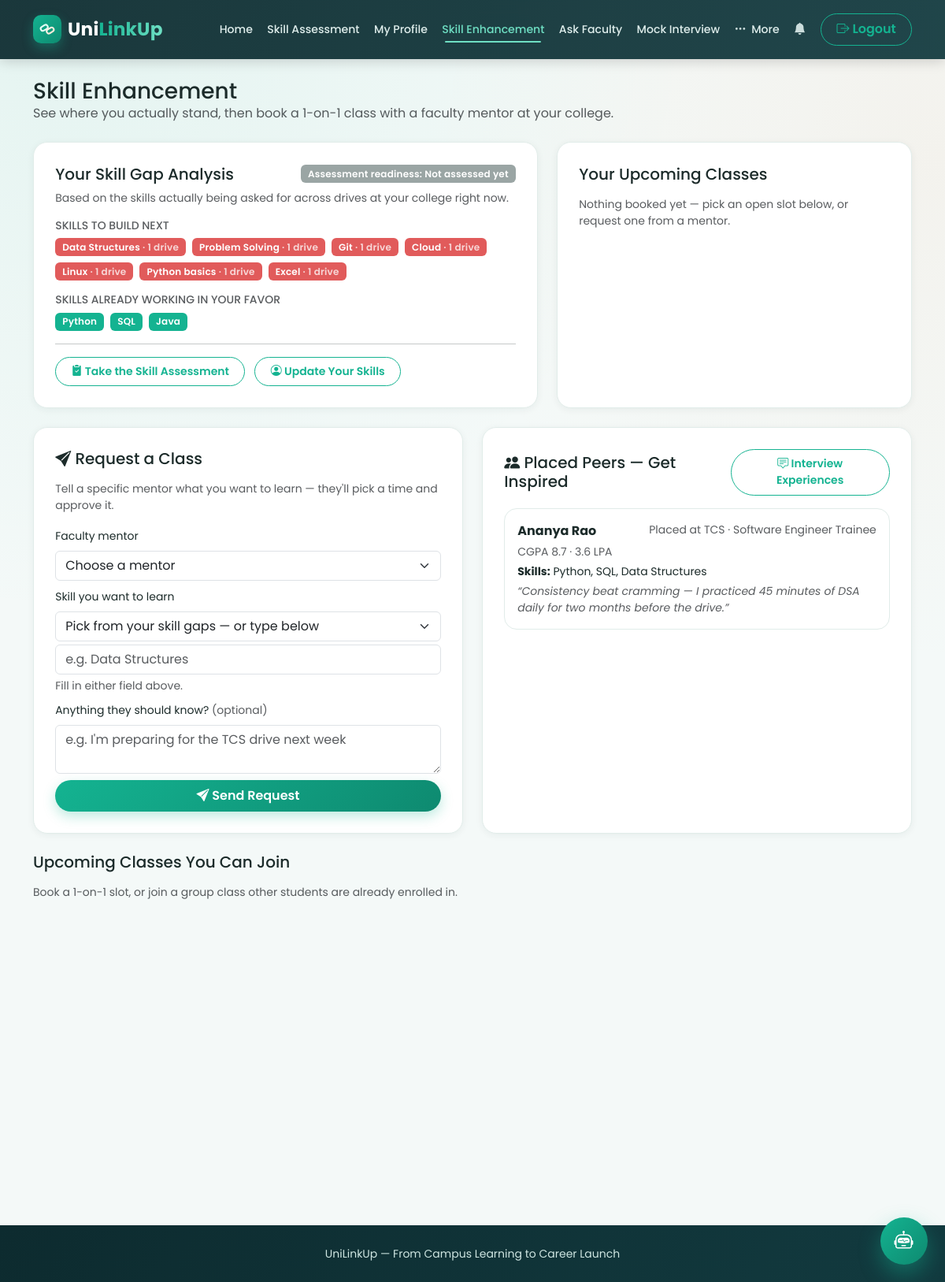
Page /skill-enhancement (signed in) on the committed database.
### tables this page shows
CREATE TABLE company_visits (
    id INTEGER PRIMARY KEY AUTOINCREMENT,
    company_name TEXT NOT NULL,
    role TEXT,
    description TEXT,
    reg_start TEXT NOT NULL,
    reg_end TEXT NOT NULL,
    college_id INTEGER NOT NULL REFERENCES colleges(id),
    min_cgpa REAL DEFAULT 0,
    eligible_courses TEXT,
    eligible_years TEXT,
    required_skills TEXT,
    package_lpa TEXT
, company_account_id INTEGER REFERENCES companies(id), job_post_id INTEGER REFERENCES job_posts(id), min_assessment_pct INTEGER DEFAULT 0);

CREATE TABLE peer_references (
    id INTEGER PRIMARY KEY AUTOINCREMENT,
    college_id INTEGER NOT NULL REFERENCES colleges(id),
    added_by INTEGER REFERENCES employees(id),
    student_name TEXT NOT NULL,
    company_name TEXT NOT NULL,
    role TEXT,
    package_lpa TEXT,
    cgpa REAL,
    skills TEXT,
    projects TEXT,
    testimonial TEXT,
    created_at TEXT DEFAULT CURRENT_TIMESTAMP
);

### app.py (the view)
@app.route('/skill-enhancement')
@student_login_required
def skill_enhancement():
    student = current_student()
    analysis = skill_gap_analysis(student)
    open_slots = []
    faculty_list = []
    my_requests = []
    peer_refs = []
    if student['college_id']:
        raw_slots = dbm.query_db("""
            SELECT faculty_slots.*, faculty.name AS faculty_name, faculty.department AS faculty_department,
                   faculty.expertise AS faculty_expertise,
                   (SELECT COUNT(*) FROM appointments
                    WHERE appointments.slot_id = faculty_slots.id AND appointments.status = 'upcoming') AS seats_taken
            FROM faculty_slots
            JOIN faculty ON faculty.id = faculty_slots.faculty_id
            WHERE faculty.college_id = ? AND faculty_slots.status != 'cancelled'
            ORDER BY faculty_slots.slot_date ASC, faculty_slots.start_time ASC
        """, (student['college_id'],))
        my_slot_ids = {a['slot_id'] for a in dbm.query_db(
            "SELECT slot_id FROM appointments WHERE student_id = ? AND status = 'upcoming'", (student['id'],))}
        for s in raw_slots:
            capacity = s['capacity'] or 1
            already_joined = s['id'] in my_slot_ids
            if s['seats_taken'] < capacity or already_joined:
                d = dict(s)
                d['capacity'] = capacity
                d['already_joined'] = already_joined
                open_slots.append(d)
        faculty_list = dbm.query_db(
            "SELECT * FROM faculty WHERE college_id = ? ORDER BY name", (student['college_id'],))
        peer_refs = dbm.query_db(
            "SELECT * FROM peer_references WHERE college_id = ? ORDER BY created_at DESC LIMIT 6",
            (student['college_id'],))
    my_appointments = dbm.query_db("""
        SELECT appointments.*, faculty_slots.slot_date, faculty_slots.start_time, faculty_slots.end_time,
               faculty_slots.topic, faculty_slots.meeting_link, faculty.name AS faculty_name
        FROM appointments
        JOIN faculty_slots ON faculty_slots.id = appointments.slot_id
        JOIN faculty ON faculty.id = appointments.faculty_id
        WHERE appointments.student_id = ? AND appointments.status = 'upcoming'
        ORDER BY faculty_slots.slot_date ASC, faculty_slots.start_time ASC
    """, (student['id'],))
    my_requests = dbm.query_db("""
        SELECT slot_requests.*, faculty.name AS faculty_name
        FROM slot_requests JOIN faculty ON faculty.id = slot_requests.faculty_id
        WHERE slot_requests.student_id = ? ORDER BY slot_requests.created_at DESC LIMIT 10
    """, (student['id'],))
    return render_template('skill_enhancement.html', student=student, analysis=analysis,
                            open_slots=open_slots, my_appointments=my_appointments,
                            faculty_list=faculty_list, my_requests=my_requests, peer_refs=peer_refs)

### app.py (called while the page is built)
def parse_date(value):
    return datetime.strptime(value, '%Y-%m-%d').date() if value else None

@app.template_filter('fmt_date')
def fmt_date(value, fmt='%d %b %Y'):
    d = parse_date(value)
    return d.strftime(fmt) if d else ''

def student_login_required(f):
    @wraps(f)
    def wrapper(*args, **kwargs):
        if session.get('role') != 'student':
            flash('Please log in as a student to continue.', 'warning')
            return redirect(url_for('login'))
        return f(*args, **kwargs)
    return wrapper

def current_student():
    if session.get('role') == 'student':
        return dbm.query_db("SELECT * FROM students WHERE id = ?", (session['user_id'],), one=True)
    return None

def best_main_score(student_id):
    rows = dbm.query_db(
        "SELECT * FROM assessment_results WHERE student_id = ? AND mode = 'main' ORDER BY score DESC LIMIT 1",
        (student_id,), one=True)
    return rows

def _split_list(text):
    if not text:
        return []
    return [t.strip() for t in text.split(',') if t.strip()]

@app.context_processor
def inject_globals():
    pending_requests = 0
    if session.get('role') == 'employee' and session.get('college_id'):
        row = dbm.query_db("SELECT COUNT(*) AS c FROM visit_requests WHERE college_id = ? AND status = 'pending'",
                           (session['college_id'],), one=True)
        pending_requests = row['c'] if row else 0
    return dict(current_student=current_student, current_employee=current_employee,
                current_faculty=current_faculty, current_company=current_company,
                current_interviewer=current_interviewer,
                pending_company_requests=pending_requests, ASSET_VERSION=ASSET_VERSION)

### db.py (called while the page is built)
def get_db():
    if 'db' not in g:
        g.db = sqlite3.connect(DATABASE)
        g.db.row_factory = sqlite3.Row      # lets us access columns by name, e.g. row['name']
        g.db.execute("PRAGMA foreign_keys = ON")
    return g.db

def query_db(query, args=(), one=False):
    cur = get_db().execute(query, args)
    rows = cur.fetchall()
    cur.close()
    return (rows[0] if rows else None) if one else rows

### templates/skill_enhancement.html (shortened to what this page needs)
{% extends 'base.html' %}
{% block content %}
<div class="mt-3 mb-4">
  <h3 class="mb-0">Skill Enhancement</h3>
  <p class="text-muted mb-0">See where you actually stand, then book a 1-on-1 class with a faculty mentor at your college.</p>
</div>
<div class="row g-4 mb-4">
  <div class="col-lg-7">
    <div class="sb-card h-100">
      <div class="d-flex justify-content-between align-items-center mb-2">
        <h5 class="mb-0">Your Skill Gap Analysis</h5>
        <span class="badge {{ 'sb-badge-open' if analysis.readiness == 'High' else 'sb-badge-closed' }}">
          Assessment readiness: {{ analysis.readiness }}
        </span>
      </div>
      {% if not analysis.has_demand_data %}
        <p class="text-muted small mb-0">Once your college announces a few company drives with required skills, we'll show exactly which skills to prioritize based on real demand.</p>
      {% else %}
        <p class="text-muted small">Based on the skills actually being asked for across drives at your college right now.</p>
        <h6 class="small text-uppercase text-muted mt-3 mb-2">Skills to build next</h6>
        {% if analysis.gaps %}
          <div class="d-flex flex-wrap gap-2 mb-3">
            {% for g in analysis.gaps %}
              <span class="badge" style="background: var(--sb-red);">{{ g.label }} <span class="opacity-75">&middot; {{ g.count }} drive{{ 's' if g.count != 1 }}</span></span>
            {% endfor %}
          </div>
        {% else %}
          <p class="text-muted small">You already cover every skill currently being asked for — nice work. Keep an eye here as new drives are announced.</p>
        {% endif %}
        {% if analysis.strengths %}
          <h6 class="small text-uppercase text-muted mt-2 mb-2">Skills already working in your favor</h6>
          <div class="d-flex flex-wrap gap-2">
            {% for s in analysis.strengths %}
              <span class="badge sb-badge-open">{{ s.label }}</span>
            {% endfor %}
          </div>
        {% endif %}
      {% endif %}
      <hr class="my-3">
      <a href="{{ url_for('assessment_home') }}" class="btn btn-sm sb-btn-outline"><i class="bi bi-clipboard2-check-fill"></i> Take the Skill Assessment</a>
      <a href="{{ url_for('profile') }}" class="btn btn-sm sb-btn-outline ms-2"><i class="bi bi-person-circle"></i> Update Your Skills</a>
    </div>
  </div>
  <div class="col-lg-5">
    <div class="sb-card h-100">
      <h5 class="mb-3">Your Upcoming Classes</h5>
      {% if my_appointments %}
        <div class="d-flex flex-column gap-2">
          {% for a in my_appointments %}
            <div class="border rounded-4 p-3" style="border-color: var(--sb-border) !important;">
              <div class="d-flex justify-content-between align-items-start gap-2">
                <div>
                  <strong>{{ a.faculty_name }}</strong><br>
                  <small class="text-muted">{{ a.slot_date | fmt_date }} &middot; {{ a.start_time }}&ndash;{{ a.end_time }}</small>
                  {% if a.topic %}<br><small class="text-muted">{{ a.topic }}</small>{% endif %}
                  {% if a.meeting_link %}<br><a href="{{ a.meeting_link }}" target="_blank" class="small"><i class="bi bi-camera-video-fill"></i> Join link</a>{% endif %}
                </div>
                <form method="POST" action="{{ url_for('cancel_appointment', appointment_id=a.id) }}" onsubmit="return confirm('Cancel this class?');">
                  <button class="btn btn-sm btn-outline-danger">Cancel</button>
                </form>
              </div>
            </div>
          {% endfor %}
        </div>
      {% else %}
        <p class="text-muted small mb-0">Nothing booked yet — pick an open slot below, or request one from a mentor.</p>
      {% endif %}
    </div>
  </div>
</div>
<div class="row g-4 mb-4">
  <div class="col-lg-6">
    <div class="sb-card h-100">
      <h5 class="mb-3"><i class="bi bi-send-fill"></i> Request a Class</h5>
      {% if not student.college_id %}
        <p class="text-muted small mb-0">Link a college to your profile to request a class from a faculty mentor.</p>
      {% elif not faculty_list %}
        <p class="text-muted small mb-0">No faculty mentors at your college yet — check back once one joins.</p>
      {% else %}
        <p class="text-muted small">Tell a specific mentor what you want to learn — they'll pick a time and approve it.</p>
        <form method="POST" action="{{ url_for('request_slot') }}">
          <div class="mb-2">
            <label class="form-label small">Faculty mentor</label>
            <select name="faculty_id" class="form-select" required>
              <option value="" disabled selected>Choose a mentor</option>
            </select>
          </div>
          <div class="mb-2">
            <label class="form-label small">Skill you want to learn</label>
            {% if analysis.gaps %}
              <select name="skill_select" class="form-select mb-1">
                <option value="" selected>Pick from your skill gaps &mdash; or type below</option>
              </select>
            {% endif %}
            <input type="text" name="skill_custom" class="form-control" placeholder="e.g. Data Structures">
            <div class="form-text">Fill in either field above.</div>
          </div>
          <div class="mb-2">
            <label class="form-label small">Anything they should know? <span class="text-muted fw-normal">(optional)</span></label>
            <textarea name="message" class="form-control" rows="2" placeholder="e.g. I'm preparing for the TCS drive next week"></textarea>
          </div>
          <button type="submit" class="btn sb-btn-primary w-100"><i class="bi bi-send-fill"></i> Send Request</button>
        </form>
      {% endif %}
    </div>
  </div>
  <div class="col-lg-6">
    <div class="sb-card h-100">
      <div class="d-flex justify-content-between align-items-center mb-3">
        <h5 class="mb-0"><i class="bi bi-people-fill"></i> Placed Peers — Get Inspired</h5>
        <a href="{{ url_for('interview_experiences') }}" class="btn btn-sm sb-btn-outline"><i class="bi bi-chat-square-text"></i> Interview Experiences</a>
      </div>
      {% if peer_refs %}
        <div class="d-flex flex-column gap-3">
          {% for p in peer_refs %}
            <div class="border rounded-4 p-3" style="border-color: var(--sb-border) !important;">
              <div class="d-flex justify-content-between flex-wrap gap-1">
                <strong>{{ p.student_name }}</strong>
                <span class="text-muted small">Placed at {{ p.company_name }}{% if p.role %} &middot; {{ p.role }}{% endif %}</span>
              </div>
              <div class="small text-muted mt-1">
                {% if p.cgpa %}CGPA {{ p.cgpa }}{% endif %}
                {% if p.package_lpa %} &middot; {{ p.package_lpa }}{% endif %}
              </div>
              {% if p.skills %}<p class="small mb-1 mt-1"><strong>Skills:</strong> {{ p.skills }}</p>{% endif %}
              {% if p.testimonial %}<p class="small text-muted fst-italic mb-0">&ldquo;{{ p.testimonial }}&rdquo;</p>{% endif %}
            </div>
          {% endfor %}
        </div>
      {% else %}
        <p class="text-muted small mb-0">Your placement cell hasn't added any placed-student stories yet — check back soon.</p>
      {% endif %}
    </div>
  </div>
</div>
<h5 class="mb-3">Upcoming Classes You Can Join</h5>
<p class="text-muted small mt-n2 mb-3">Book a 1-on-1 slot, or join a group class other students are already enrolled in.</p>
{% if not student.college_id %}
  <div class="alert alert-warning">Link a college to your profile to see the faculty mentors available to you.</div>
{% elif not open_slots %}
  <div class="alert alert-info">No open slots right now — check back soon, or ask your placement cell to invite a faculty mentor to UniLinkUp.</div>
{% else %}
  <div class="row g-4">
    {% for s in open_slots %}
      <div class="col-md-6 col-lg-4">
      </div>
    {% endfor %}
  </div>
{% endif %}
{% endblock %}

### static/css/style.css (style rules this page uses)
:root { --sb-dark: #0d2b2f; --sb-dark-2: #123a3f; --sb-teal: #14b391; --sb-teal-dark: #0e8a70; --sb-teal-light: #6fe0c4; --sb-orange: #e8823c; --sb-orange-dark: #cf6a26; --sb-bg: #f4f9f8; --sb-red: #e15b5b; --sb-amber: #e8a83c; --sb-green: #14b391; --sb-ink: #1c2b2a; --sb-muted: #5c716f; --sb-border: #e1ece9; --sb-shadow-sm: 0 2px 10px rgba(13, 43, 47, 0.06); --sb-shadow-md: 0 10px 30px rgba(13, 43, 47, 0.10); --sb-shadow-lg: 0 18px 50px rgba(13, 43, 47, 0.16); --sb-radius: 18px; --sb-radius-sm: 12px; }
* { box-sizing: border-box; }
body { font-family: 'Poppins', sans-serif; background: var(--sb-bg); background-image: radial-gradient(circle at 8% 0%, rgba(20, 179, 145, 0.07), transparent 40%), radial-gradient(circle at 100% 12%, rgba(232, 130, 60, 0.06), transparent 35%); background-attachment: fixed; color: var(--sb-ink); }
a { text-decoration: none; }
.sb-btn-primary { background: linear-gradient(135deg, var(--sb-teal), var(--sb-teal-dark)); color: #fff !important; border: none; border-radius: 30px; padding: .5rem 1.3rem; font-weight: 600; box-shadow: 0 6px 16px rgba(20, 179, 145, 0.28); transition: transform .15s ease, box-shadow .15s ease, filter .15s ease; }
.sb-btn-outline { border: 1.5px solid var(--sb-teal); color: var(--sb-teal) !important; border-radius: 30px; padding: .45rem 1.2rem; font-weight: 600; background: transparent; transition: all .15s ease; }
.sb-card { background: #fff; border-radius: var(--sb-radius); padding: 1.7rem; box-shadow: var(--sb-shadow-sm); height: 100%; border: 1px solid var(--sb-border); transition: transform .18s ease, box-shadow .18s ease; }
.sb-badge-open { background: var(--sb-teal); }
.sb-badge-closed { background: #9aa5a4; }
.badge { font-weight: 600; letter-spacing: .2px; padding: .45em .75em; }
.sb-pre-animate { opacity: 0; transform: translateY(16px); transition: opacity .5s ease, transform .5s ease; }
.sb-pre-animate.sb-in-view { opacity: 1; transform: translateY(0); }

### rows in the picture
company_visits: label "Python basics", count "1"
peer_references: student_name "Ananya Rao", company_name "TCS", role "Software Engineer Trainee", cgpa "8.7", package_lpa "3.6 LPA", skills "Python, SQL, Data Structures", testimonial "Consistency beat cramming — I practiced 45 minutes of DSA daily for two months before the drive."

### other values in the picture
{{ analysis.readiness }} "Not assessed yet"
{{ g.label }} "Data Structures" "Problem Solving" "Git" "Cloud" "Linux" "Excel"
{{ g.count }} "1" "1" "1" "1" "1" "1"
{{ s.label }} "Python" "SQL" "Java"
